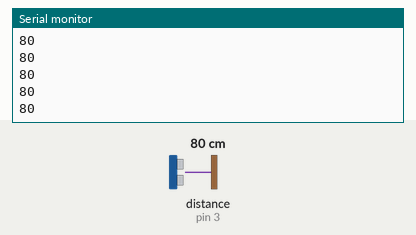
This sketch was run on a simulated Arduino Uno, built with avr-gcc and run on an emulated ATmega328P. On the bench: the last lines printed to the serial monitor. Wiring (inferred from the names in the program): ultrasonic range finder: trigger pin 2; echo pin 3. Inputs (shaded band) come from the test bench; at power-on: distance to the obstacle (sensor on pin 3) 80 cm. The echo pulse lasts 58.3 µs per cm.

Above: at 1.2 s.
1.3 s: distance to the obstacle (sensor on pin 3) set to 2 cm
At 2.0 s:
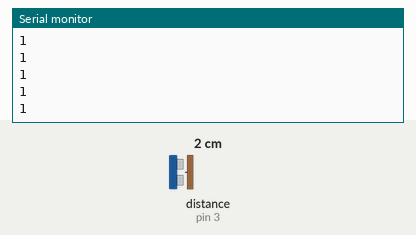
2.8 s: distance to the obstacle (sensor on pin 3) set to 4 cm
At 3.3 s:
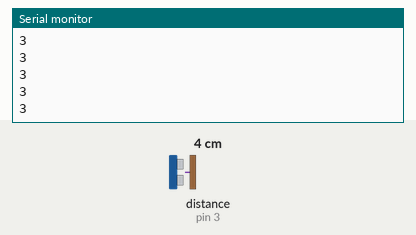
Timing chart, 0 to 5.8 s (numbered marks = the images above; inputs shaded):
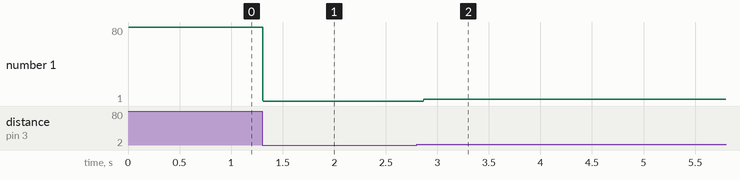

Measured:
- after the input at 1.3 s, the serial monitor: prints a new line at once (image 1)
- after the input at 2.8 s, the serial monitor: prints a new line after 0.07 s (image 2)
- plotted number 1: 80 → 1 after the input at 1.3 s, 1 → 3 after the input at 2.8 s

The sketch:

sensor_de_estacionamento.ino
```cpp
#define trigPin 2
#define echoPin 3
int cm;

void setup() {
  // put your setup code here, to run once:
 pinMode (trigPin,OUTPUT);
 pinMode (echoPin,INPUT);

Serial.begin(9600);

}

void loop() {
  // put your main code here, to run repeatedly:
lerDistancia();
Serial.println(cm);

}

void lerDistancia(){
  digitalWrite (trigPin,HIGH);
  delayMicroseconds(10);
  digitalWrite (trigPin,LOW);
  int distancia = pulseIn(echoPin,HIGH);


  cm = distancia / 58;
  }
```
